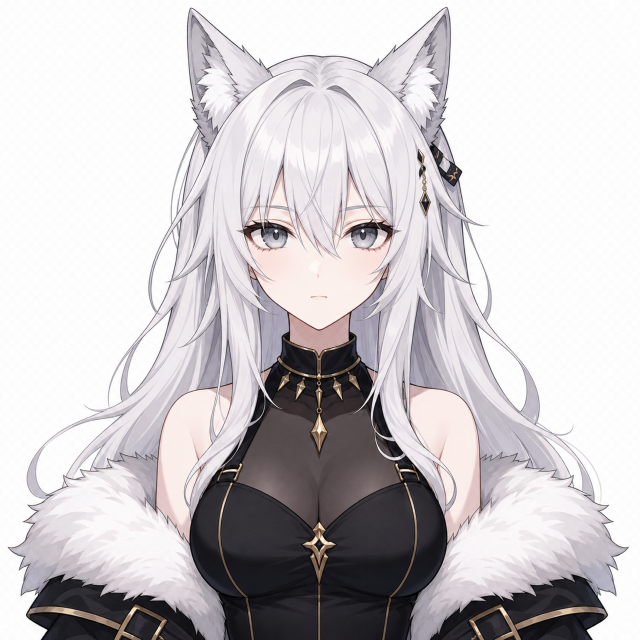
#> input picture experiments/see-through-layer-decomp-001/input/canonical_front_1280.png, 1280 x 1280 px (shown at 1/2 size)
$ python setup_mps_compat_002.py
#> lines starting #> are read from the running program, lines starting #| are printed output that depends on the picture
#!/usr/bin/env python3
"""Prepare the Apple Silicon MPS compatibility experiment."""

from __future__ import annotations

import json
import platform
from datetime import datetime, timezone
from pathlib import Path
from typing import Any

from PIL import Image


ROOT = Path(__file__).resolve().parents[1]
SOURCE_EXP = ROOT / "experiments" / "see-through-layer-decomp-001"
EXP = ROOT / "experiments" / "see-through-mps-compat-002"
INPUT_DIR = EXP / "input"
REPORT_DIR = EXP / "reports"
MATRIX_PATH = EXP / "mps_run_matrix.json"
README_PATH = EXP / "README.md"
SETUP_REPORT = REPORT_DIR / "setup_report.json"
SOURCE_IMAGE = SOURCE_EXP / "input" / "canonical_front_1280.png"


MATRIX = [
    {
        "case_id": "mps_512_safe",
        "input_image": "canonical_front_mps_512.png",
        "resolution": 512,
        "steps": 8,
        "depth_resolution": 384,
        "env": {
            "PYTORCH_ENABLE_MPS_FALLBACK": "1",
            "PYTORCH_MPS_LOW_WATERMARK_RATIO": "0.85",
            "PYTORCH_MPS_HIGH_WATERMARK_RATIO": "1.20",
        },
        "status": "READY_TO_RUN",
        "risk": "lowest quality, lowest memory; minimum success gate is *_layers.json",
    },
    {
        "case_id": "mps_640_safe",
        "input_image": "canonical_front_mps_640.png",
        "resolution": 640,
        "steps": 12,
        "depth_resolution": 512,
        "env": {
            "PYTORCH_ENABLE_MPS_FALLBACK": "1",
            "PYTORCH_MPS_LOW_WATERMARK_RATIO": "0.90",
            "PYTORCH_MPS_HIGH_WATERMARK_RATIO": "1.30",
        },
        "status": "READY_TO_RUN",
        "risk": "target practical smoke if 512 produces layers",
    },
    {
        "case_id": "mps_768_safe",
        "input_image": "canonical_front_mps_768.png",
        "resolution": 768,
        "steps": 16,
        "depth_resolution": 512,
        "env": {
            "PYTORCH_ENABLE_MPS_FALLBACK": "1",
            "PYTORCH_MPS_LOW_WATERMARK_RATIO": "0.95",
            "PYTORCH_MPS_HIGH_WATERMARK_RATIO": "1.40",
        },
        "status": "READY_TO_RUN",
        "risk": "quality probe; run only after 512 or 640 completes",
    },
    {
        "case_id": "mps_512_high_watermark_manual",
        "input_image": "canonical_front_mps_512.png",
        "resolution": 512,
        "steps": 8,
        "depth_resolution": 384,
        "env": {
            "PYTORCH_ENABLE_MPS_FALLBACK": "1",
            "PYTORCH_MPS_LOW_WATERMARK_RATIO": "0.00",
            "PYTORCH_MPS_HIGH_WATERMARK_RATIO": "0.00",
        },
        "status": "MANUAL_ONLY",
        "risk": "dangerous: disables allocator high watermark and may destabilize the Mac",
    },
]


def now() -> str:
    return datetime.now(timezone.utc).isoformat()


def save_json(path: Path, payload: dict[str, Any]) -> None:
    path.parent.mkdir(parents=True, exist_ok=True)
    path.write_text(json.dumps(payload, ensure_ascii=False, indent=2) + "\n")


def resize_inputs() -> list[dict[str, Any]]:
    if not SOURCE_IMAGE.exists():
        raise FileNotFoundError(f"Missing source image: {SOURCE_IMAGE}")
    INPUT_DIR.mkdir(parents=True, exist_ok=True)
    source = Image.open(SOURCE_IMAGE).convert("RGBA")
#> source is the input picture: PIL image 1280x1280 RGBA; mean R, G, B, A 203.4, 199.6, 201.9, 255
    outputs = []
    for size in [512, 640, 768]:
        out = INPUT_DIR / f"canonical_front_mps_{size}.png"
        source.resize((size, size), Image.Resampling.LANCZOS).save(out)
        outputs.append(
            {
                "size": [size, size],
                "path": str(out.relative_to(ROOT)),
                "source": str(SOURCE_IMAGE.relative_to(ROOT)),
            }
        )
#> this loop made 3 passes
#> pass 1, in resize_inputs, `source.resize((size, size), Image.Resampling.LANCZOS).save(out)`:
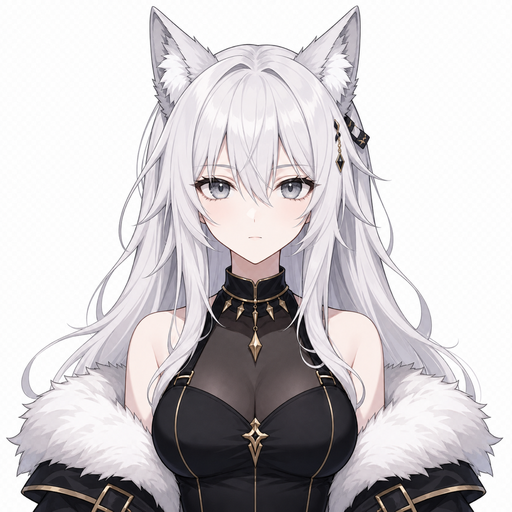
#> saved as canonical_front_mps_512.png: PIL image 512x512 RGBA; mean R, G, B, A 203.4, 199.6, 201.9, 255
#> after the loop, outputs = 3 items
    return outputs


def write_readme() -> None:
    README_PATH.write_text(
        """# See-through MPS Compatibility 002

목표는 Apple Silicon에서 See-through 계열 decomposition이 production 품질로 충분한지 보는 것이 아니라,
저해상도 안전 매트릭스에서 `*_layers.json`이 실제로 생성되는지 확인하는 것이다.

## 입력

원본 기준:

```text
experiments/see-through-layer-decomp-001/input/canonical_front_1280.png
```

working copy:

```text
input/canonical_front_mps_512.png
input/canonical_front_mps_640.png
input/canonical_front_mps_768.png
```

## 실행

ComfyUI-See-through 서버를 먼저 실행한 뒤:

```bash
python3 scripts/run_mps_compat_matrix.py --case mps_512_safe
```

512가 `*_layers.json`을 만들면 640, 그 다음 768을 실행한다.

```bash
python3 scripts/run_mps_compat_matrix.py --case mps_640_safe
python3 scripts/run_mps_compat_matrix.py --case mps_768_safe
```

## 판정

- 최소 성공: 512 또는 640에서 `*_layers.json` 생성
- 실용 성공: review app에서 hair/face/eye/mouth 계열 5개 이상이 `O` 또는 `REVISE`
- 실패: 512에서도 출력 없음, 또는 전부 semantic contamination이 심함

`mps_512_high_watermark_manual`은 마지막 수동 실험이다. 기본 실행에서 제외한다.
""",
        encoding="utf-8",
    )


def main() -> int:
    outputs = resize_inputs()
#> outputs = 3 items
    write_readme()
    matrix = {
        "schema_version": 1,
        "experiment_id": "see-through-mps-compat-002",
        "generated_at": now(),
        "host": {
            "platform": platform.platform(),
            "machine": platform.machine(),
            "processor": platform.processor(),
        },
        "source_experiment": str(SOURCE_EXP.relative_to(ROOT)),
        "input_outputs": outputs,
        "matrix": MATRIX,
        "gates": {
            "minimum_success": "512 or 640 creates *_layers.json",
            "practical_success": "5 or more hair/face/eye/mouth candidates receive O or REVISE in review app",
            "failure": "512 creates no layer output or all candidates are semantically contaminated",
        },
    }
    save_json(MATRIX_PATH, matrix)
    save_json(SETUP_REPORT, matrix)
    print(json.dumps({"experiment": str(EXP.relative_to(ROOT)), "inputs": len(outputs), "cases": len(MATRIX)}, ensure_ascii=False))
#| {"experiment": "experiments/see-through-mps-compat-002", "inputs": 3, "cases": 4}
    return 0


if __name__ == "__main__":
    raise SystemExit(main())
#> (the program exits here)
